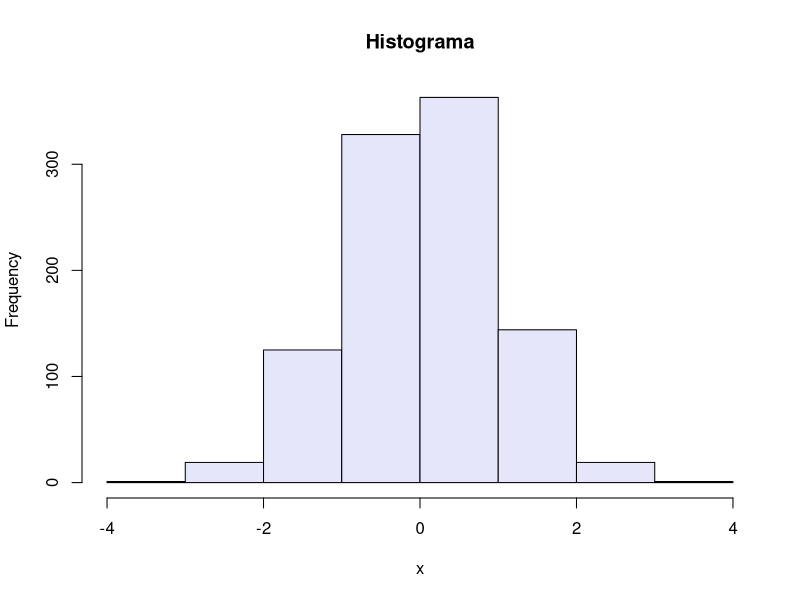

Source code (R):
x <- rnorm(1000)  #distribucion normal random

#Opcion 1
hist(x, xlim=range(-4, 4, x),breaks=10, col="lavender", main="Histograma")

#Opcion 1
#hist(x, xlim=range(-4, 4, x),breaks=seq(-4,4,0.5), col="lavender", main="")
#box()
